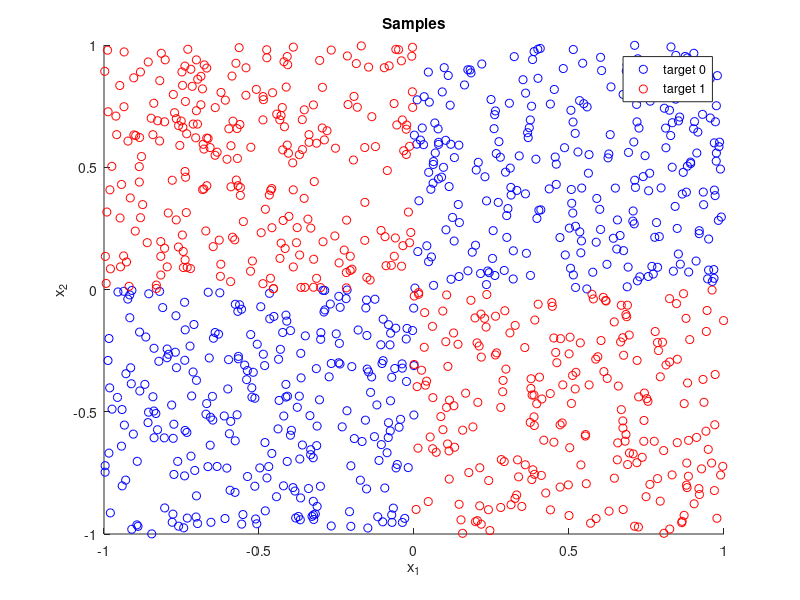

Recreate this plot in MATLAB.
function Task3_a
% MP2 Task 3. (a)
% run this code by simply typing Task3_a in the workspace.

% The objective is to draw 1000 samples out of the feature space F whose 
%vectors are in the interval [-1 1] x [-1 1]. Each element x = {x_1 x_2}^T;
%x_1 and x_2 varies between -1 and 1
% label each sample in accordance with N the GXOR problem (-1 and 1) to
% generate a set of labeled data

% Author: Maryam Najafi
% Created date: Apr 11, 2016
% Last modified date: Apr 13, 2016

close all
clc
clear all

% # of samples
N = 1000;
% data dimension
d = 2;
% # of the training set samples
N_train = 50;
% # of the validation set samples
N_val = 450;
% # of the testing set samples
N_test = N - N_train + N_val;

%% 1. generate a sample matrix of N vectors (samples) D = 1000 x 2
D = generateSamples(N, d);
%% 2. generate a target vector of N scalar numbers T = 1000 x 1
T = generateTarget(D, N);
%% 3. create the training set
D_train = D(:, 1:N_train);
%% 4. create the validation set
D_val = D(:, N_train+1:N_train + N_val);
%% 5. create the testing set
D_test = D(:, N_val+1:N);
%% 6. plot two classes
plot_samples(D, T);


end

function D = generateSamples(N, d)
% D represents 1000 samples and stands for the Dataset
D = 2 * rand(d,N) - 1; % samples are uniformly distributed between -1 and 1

end

function T = generateTarget(D, N)
% target labels are either 0 or 1
T = [];
for i = 1:N
   if D(1,i) * D(2,i) >= 0
       T = [T 0];
   else
       T = [T 1];
   end
end

end

function plot_samples(D, T)
% D: samples 1000 x 2
% T: target 1000 x 1
% N: number of samples 1000

% blue for class 0
% red for class 1

d1 = D(1,:); d2 = D(2,:);
scatter (d1(T == 0), d2(T == 0), 'b');
hold on
scatter (d1(T == 1), d2(T == 1), 'r');
axis = [-1 1 -1 1];
legend('target 0','target 1');
title ('Samples');
xlabel ('x_1'); ylabel ('x_2');
end